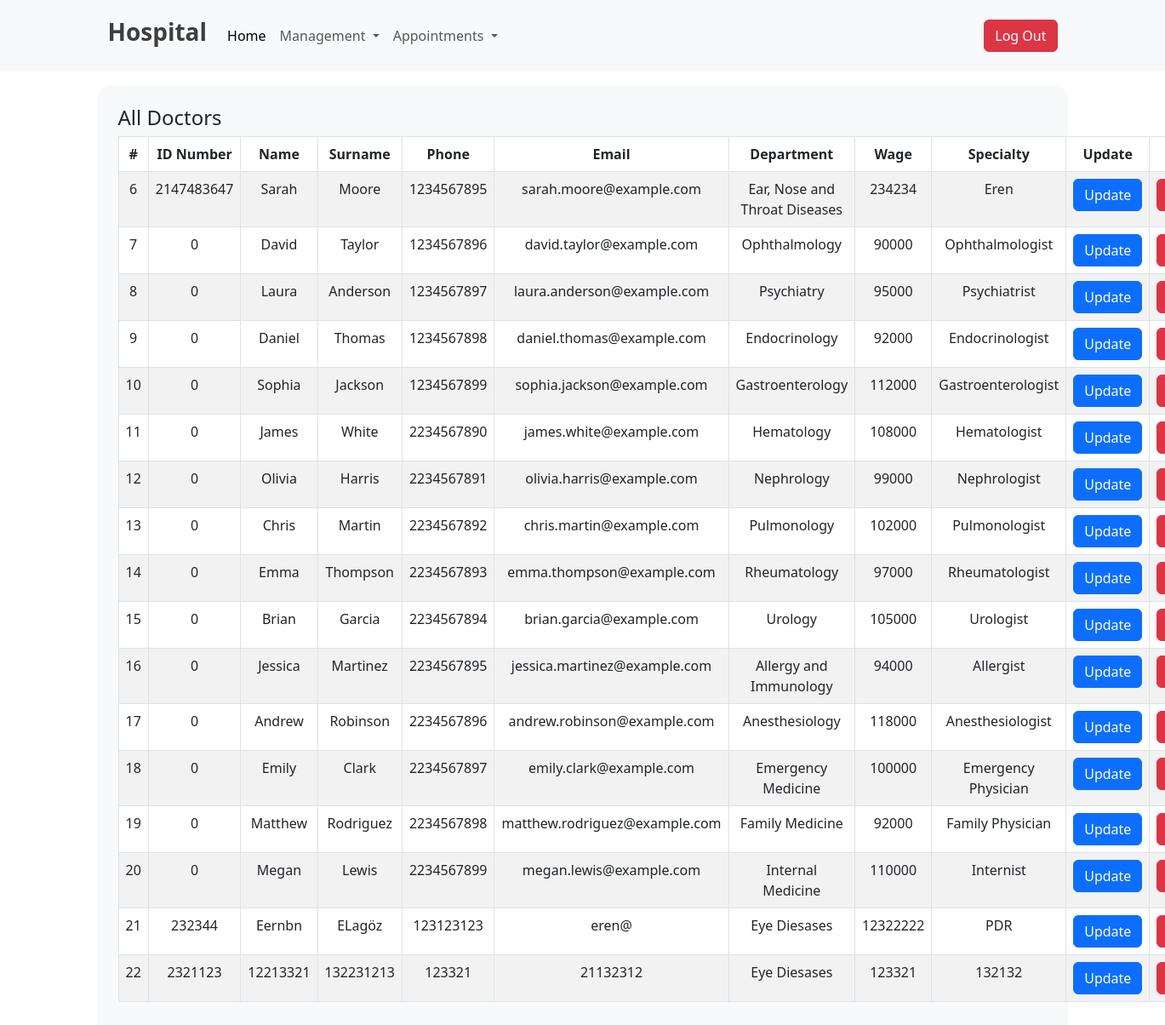
The page /all-doctors.php on the database its author committed.
### tables this page shows
CREATE TABLE `doctors` (
  `id` int(11) NOT NULL,
  `name` varchar(255) NOT NULL,
  `surname` varchar(255) NOT NULL,
  `email` varchar(255) NOT NULL,
  `phone` varchar(255) NOT NULL,
  `department` varchar(255) NOT NULL,
  `wage` int(255) NOT NULL,
  `specialty` varchar(255) NOT NULL,
  `id_number` int(11) NOT NULL
);

### all-doctors.php (the view, shortened to what this page needs)
<?php
include "./dbcon.php";
?>
<!DOCTYPE html>
<html lang="en">
<head>
    <link href="https://cdn.jsdelivr.net/npm/bootstrap@5.3.0/dist/css/bootstrap.min.css" rel="stylesheet" />
</head>
<body>
    <?php include './header.php'; ?>
    <section class="container bg-light -10 rounded-4 p-4 mt-3">
        <h4>All Doctors</h4>
        <table class="table table-bordered table-striped text-center">
            <thead>
                <tr>
                    <th>#</th>
                    <th>ID Number</th>
                    <th>Name</th>
                    <th>Surname</th>
                    <th>Phone</th>
                    <th>Email</th>
                    <th>Department</th>
                    <th>Wage</th>
                    <th>Specialty</th>
                    <th>Update</th>
                    <th>Delete</th>
                </tr>
            </thead>
            <?php
            $result = mysqli_query($dbcon, "Select * from `doctors` ");
            if ($result) {
                while ($row = mysqli_fetch_assoc($result)) {
                    $id = $row['id'];
                    $name = $row['name'];
                    $surname = $row['surname'];
                    $id_number = $row['id_number'];
                    $phone = $row['phone'];
                    $email = $row['email'];
                    $department = $row['department'];
                    $wage = $row['wage'];
                    $specialty = $row['specialty'];
                    echo '<tr>
                                    <td>' . $id . '</td>
                                    <td>' . $id_number . '</td>
                                    <td>' . $name . '</td>
                                    <td>' . $surname . '</td>
                                    <td>' . $phone . '</td>
                                    <td>' . $email . '</td>
                                    <td>' . $department . '</td>
                                    <td>' . $wage . '</td>
                                    <td>' . $specialty . '</td>
                                    <td><button class="btn btn-primary w-100"><a class="nav-link" href="./update-doctor.php?updateid=' . $id . '">Update</a> </button></td>
                                    <td><button class="btn btn-danger w-100" ><a class="nav-link" href="./delete-doctor.php?deleteid=' . $id . '">Delete</a> </button></td>
                                    </tr>';
                }
            } ?>
        </table>
    </section>
</body>
</html>

### header.php (shortened to what this page needs)
<header class="bg-light py-2">
    <nav class="container navbar navbar-expand-md navbar-light">
        <div class="container-fluid">
            <a class="navbar-brand" href="./home.php">
                <h3 class="fw-bold opacity-75">Hospital</h3>
            </a>
            <div class="collapse navbar-collapse" id="navbarSupportedContent">
                <ul class="navbar-nav me-auto mb-2 mb-lg-0">
                    <li class="nav-item">
                        <a class="nav-link active" href="./home.php">Home</a>
                    </li>
                    <li class="nav-item dropdown">
                        <a class="nav-link dropdown-toggle" href="#" id="navbarDropdown" role="button" data-bs-toggle="dropdown">
                            Management
                        </a>
                    </li>
                    <li class="nav-item dropdown">
                        <a class="nav-link dropdown-toggle" href="#" id="navbarDropdown" role="button" data-bs-toggle="dropdown">
                            Appointments
                        </a>
                    </li>
                </ul>
                <a class="link" href="./logout.php">
                    <button class="btn btn-danger rounded-2" type="button">Log Out</button>
                </a>
            </div>
        </div>
    </nav>
</header>

### rows shown on the page
doctors: id "6", id_number "2147483647", name "Sarah", surname "Moore", phone "1234567895", email "sarah.moore@example.com", department "Ear, Nose and Throat Diseases", wage "234234", specialty "Eren"
doctors: id "7", id_number "0", name "David", surname "Taylor", phone "1234567896", email "david.taylor@example.com", department "Ophthalmology", wage "90000", specialty "Ophthalmologist"
doctors: id "8", id_number "0", name "Laura", surname "Anderson", phone "1234567897", email "laura.anderson@example.com", department "Psychiatry", wage "95000", specialty "Psychiatrist"
doctors: id "9", id_number "0", name "Daniel", surname "Thomas", phone "1234567898", email "daniel.thomas@example.com", department "Endocrinology", wage "92000", specialty "Endocrinologist"
doctors: id "10", id_number "0", name "Sophia", surname "Jackson", phone "1234567899", email "sophia.jackson@example.com", department "Gastroenterology", wage "112000", specialty "Gastroenterologist"
doctors: id "11", id_number "0", name "James", surname "White", phone "2234567890", email "james.white@example.com", department "Hematology", wage "108000", specialty "Hematologist"
doctors: id "12", id_number "0", name "Olivia", surname "Harris", phone "2234567891", email "olivia.harris@example.com", department "Nephrology", wage "99000", specialty "Nephrologist"
doctors: id "13", id_number "0", name "Chris", surname "Martin", phone "2234567892", email "chris.martin@example.com", department "Pulmonology", wage "102000", specialty "Pulmonologist"
doctors: id "14", id_number "0", name "Emma", surname "Thompson", phone "2234567893", email "emma.thompson@example.com", department "Rheumatology", wage "97000", specialty "Rheumatologist"
doctors: id "15", id_number "0", name "Brian", surname "Garcia", phone "2234567894", email "brian.garcia@example.com", department "Urology", wage "105000", specialty "Urologist"
doctors: id "16", id_number "0", name "Jessica", surname "Martinez", phone "2234567895", email "jessica.martinez@example.com", department "Allergy and Immunology", wage "94000", specialty "Allergist"
doctors: id "17", id_number "0", name "Andrew", surname "Robinson", phone "2234567896", email "andrew.robinson@example.com", department "Anesthesiology", wage "118000", specialty "Anesthesiologist"
doctors: id "18", id_number "0", name "Emily", surname "Clark", phone "2234567897", email "emily.clark@example.com", department "Emergency Medicine", wage "100000", specialty "Emergency Physician"
doctors: id "19", id_number "0", name "Matthew", surname "Rodriguez", phone "2234567898", email "matthew.rodriguez@example.com", department "Family Medicine", wage "92000", specialty "Family Physician"
doctors: id "20", id_number "0", name "Megan", surname "Lewis", phone "2234567899", email "megan.lewis@example.com", department "Internal Medicine", wage "110000", specialty "Internist"
doctors: id "21", id_number "232344", name "Eernbn", surname "ELagöz", phone "123123123", email "eren@", department "Eye Diesases", wage "12322222", specialty "PDR"
doctors: id "22", id_number "2321123", name "12213321", surname "132231213", phone "123321", email "21132312", department "Eye Diesases", wage "123321", specialty "132132"
